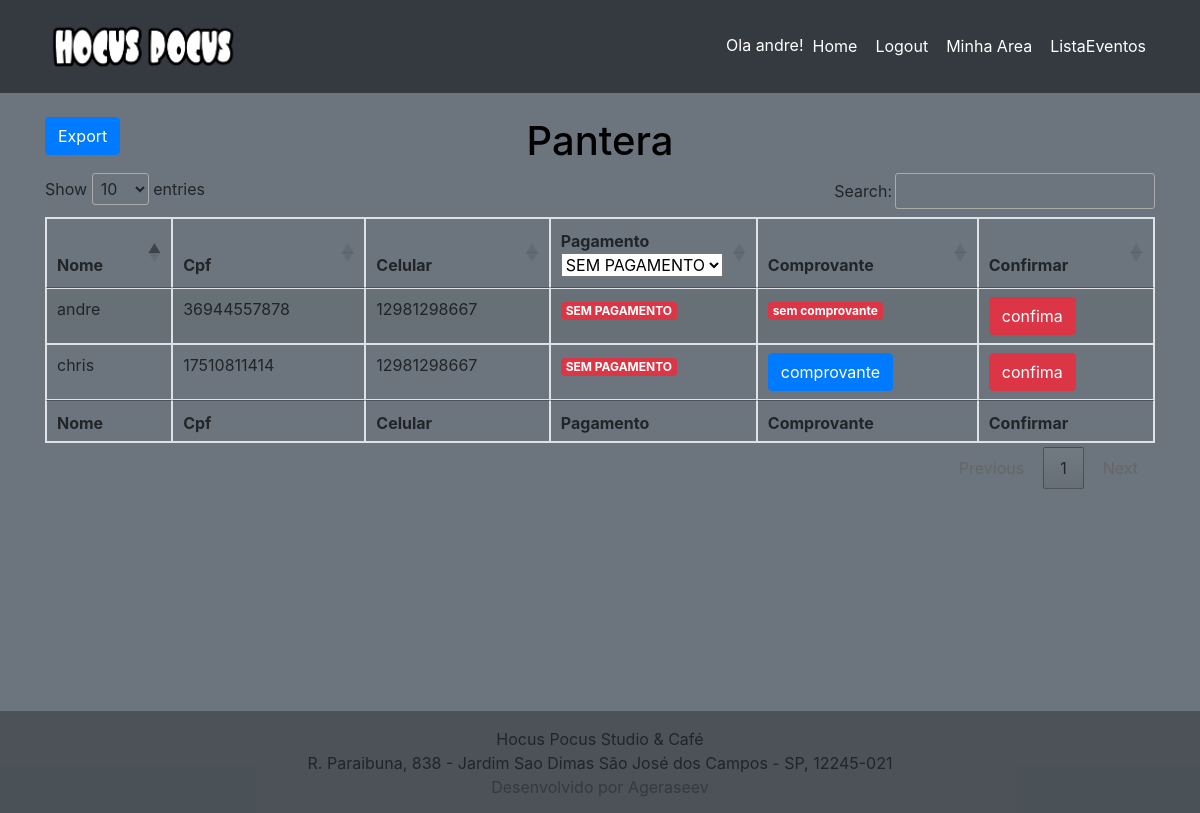
The app's page /lista (signed in), older data.
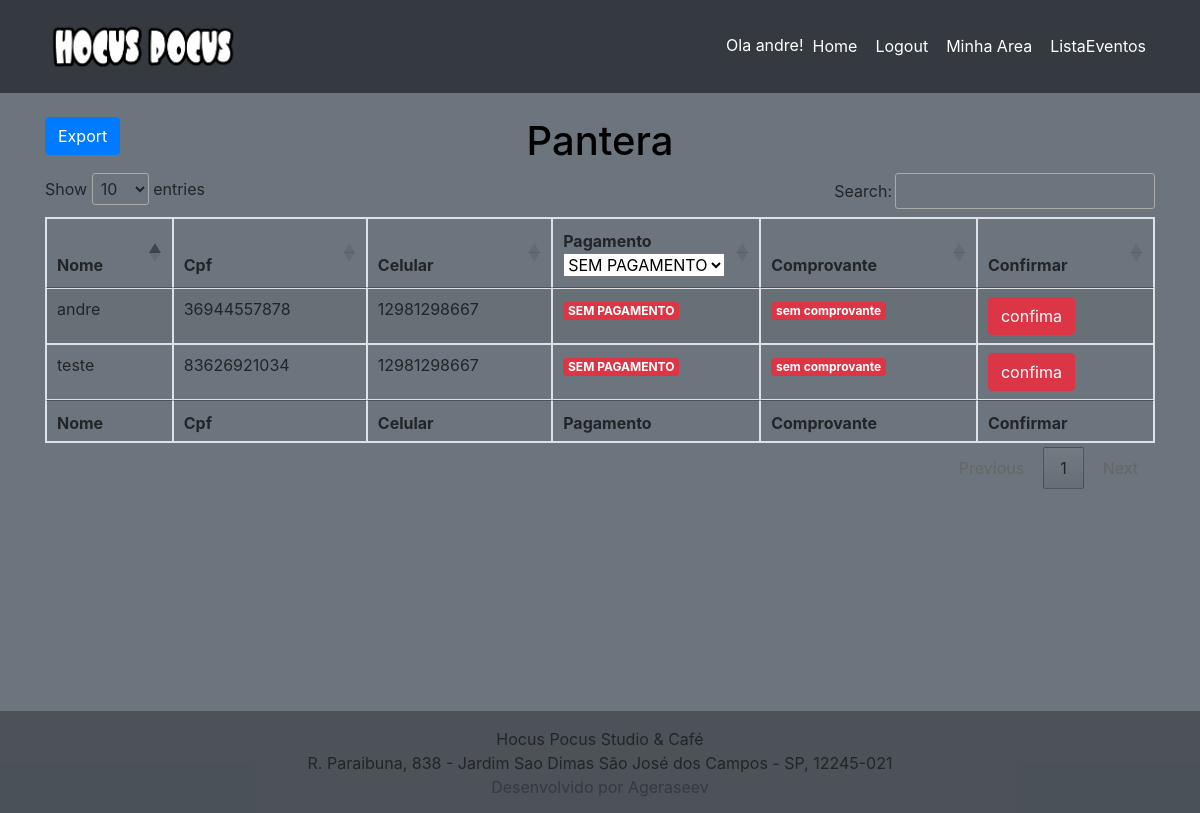
The same page, newer data.
### show/models.py (models this page shows, shortened)
class Show(models.Model):
    titulo_show = models.CharField(max_length=100, )
    descricao_show = models.CharField(max_length=300)
    horario_do_show = models.CharField(max_length=100, null=True)
    data_do_show = models.DateField(null=True)
    banner = models.ImageField(upload_to='static/banners', blank=True)
    quadrado = models.ImageField(upload_to='static/banners', blank=True)
    publicada = models.BooleanField(default=False)
    pix = models.BooleanField(default=False)
    carrocel = models.BooleanField(default=False)

class NomeLista(models.Model):
    sem_registro = models.ForeignKey(UsuarioSemRegistro, on_delete=models.CASCADE, blank=True, null= True)
    roqueiro = models.ForeignKey(Usuario, on_delete=models.CASCADE, blank=True, null= True)
    pagamento = models.BooleanField(default=False)
    comprovante = models.ImageField(upload_to='static/comprovantes', blank=True)
    lista_reserva = models.ForeignKey(Show, on_delete=models.CASCADE, blank=True, null= True,)
    class Meta:
        unique_together = ('roqueiro', 'lista_reserva')

### usuario/models.py (models this page shows, shortened)
class Usuario(models.Model):
    usuario = models.OneToOneField(User, null=True, on_delete=models.CASCADE)
    cpf = models.CharField(max_length=11)
    celular = models.CharField(max_length=12)

### show/views.py (the view)
# urls.py: path('lista', lista, name='lista'),
def lista(request, id=1):
    if request.user.is_staff:
        if request.method == 'POST':
            id = request.POST['id']
            show = request.POST['show']
            cofirmapagamento = NomeLista.objects.filter(id=id)
            cofirmapagamento.update(
                pagamento=True)
            print(show)
            return redirect('lista/'+show)
        else:
            pessoa = NomeLista.objects.filter(lista_reserva_id=id)
            show = Show.objects.filter(id=id)
            dados = {'pessoas': pessoa,
                     'show': show
            }
            return render(request, 'lista.html', dados)
    else:
        return redirect('home')

### templates/lista.html (shortened to what this page needs)
{% extends 'base.html' %}
{% load static %}
{% block content %}
<body>
<link rel="stylesheet" href="https://cdn.datatables.net/1.10.2/css/jquery.dataTables.min.css">
{% for nome_na_lista in show %}
<div class="container mt-4">
<div class="row header" style="text-align:center;color:black">
<div class="col-md-4 text-left"> <button id="export" class="btn btn-primary">Export</button> </div>
<h1 class="col-md-4 text-center">{{ nome_na_lista.titulo_show }}</h1>
</div>
<table id="example" class="table table-striped table-bordered" style="width:100%">
        <thead>
            <tr>
                <th>Nome</th>
                <th>Cpf</th>
                <th>Celular</th>
                <th>Pagamento</th>
                <th>Comprovante</th>
                <th>Confirmar</th>
            </tr>
        </thead>
        <tbody>
            {% for area in pessoas.all %}
                                    <tr>
                                        <td> {% if area.roqueiro == None %} {{ area.sem_registro.usuario_sem_registro }}  {% else %}  {{ area.roqueiro.usuario }} {% endif %}</td>
                                        <td>{{ area.roqueiro.cpf }}  {{ area.sem_registro.cpf_sem_registro }}</td>
                                        <td>{{ area.roqueiro.celular }} {{ area.sem_registro.celular_sem_registro }}</td>
                                        {% if area.pagamento %}
                                        <td><label class="badge badge-success">PAGO</label></td>
                                        {% else %}
                                        <td><label class="badge badge-danger">SEM PAGAMENTO</label></td>
                                        {% endif %}
                                        {% if area.comprovante %}
                                        <td><a href="{% url 'comprovante' %}/{{ area.id }}"> <button class="btn btn-primary"> comprovante </button>  </a></td>
                                        {% else %}
                                        <td> <label class="badge badge-danger"  > sem comprovante </label></td>
                                        {% endif %}
                                        <form action="{% url 'lista' %}" method="POST" >
                                        <td> <button class="btn btn-danger" type="submit"> confima</button></td>
                                            </form>
                                    </tr>
            {% endfor %}
        </tbody>
        <tfoot>
            <tr>
                <th>Nome</th>
                <th>Cpf</th>
                <th>Celular</th>
                <th>Pagamento</th>
                <th>Comprovante</th>
                <th>Confirmar</th>
            </tr>
        </tfoot>
    </table>
    </div>
{% endfor %}
{% endblock %}

### templates/base.html (shortened to what this page needs)
<!DOCTYPE html>
{% load static %}
<html lang="pt">
<head>
<link rel="stylesheet" href="https://cdn.jsdelivr.net/npm/bootstrap@4.6.2/dist/css/bootstrap.min.css">
<link rel="stylesheet" href="{% static 'css/footer.css' %}">
</head>
<body class="bg-secondary">
{% include 'partials/_head.html' %}
{% block content %} {% endblock %}
{% include 'partials/_footer.html' %}
</body>
</html>

### templates/partials/_head.html (shortened to what this page needs)
{% load static %}
  <nav class="navbar navbar-expand-lg navbar-dark bg-dark " >
    <div class="container">
    <a class="navbar-brand " href="{% url 'home' %}" ><img src="{% static 'LogoHocus.png' %}" class="img-fluid " width="200"  ></a>
      <div class="collapse navbar-collapse"  id="navbarSupportedContent">
        <ul class="navbar-nav ml-auto" style="text-align: center">
            {% if user.is_authenticated %}
            <li class="nav-item badge-dark mt-2"> Ola {{ user.username }}! </li>
          <li class="nav-item active ">
            <a class="nav-link btn  btn-dark " href="{% url 'home' %}">Home </a>
          </li>
            <li class="nav-item active">
              <a class="nav-link btn  btn-dark " href="{% url 'logout' %}">Logout</a></li>
              <li class="nav-item active">
                <a class="nav-link btn  btn-dark " href="{% url 'dashboard' %}">Minha Area</a></li>
          {% endif %}
          {% if request.user.is_staff %}
          <li class="nav-item active ">
            <a class="nav-link btn btn-dark" href="{% url 'listaevento' %}">ListaEventos</a></li>
          {% endif %}
        </ul>
      </div>
    </div>
  </nav>

### templates/partials/_footer.html (shortened to what this page needs)
{% load static %}
  <div class="wrapper">
  </div>
  <footer class="footer">
  <div class="text-center p-3" style="background-color: rgba(0, 0, 0, 0.3);">
    Hocus Pocus Studio & Café<br>
    R. Paraibuna, 838 - Jardim Sao Dimas
    São José dos Campos - SP, 12245-021<br>
    <a class="text-dark" href="https://linkedin.com/in/andregeraseev">Desenvolvido por Ageraseev</a>
  </div>
  </footer>

### static/css/footer.css (style rules this page uses)
html, body { height: 100%; margin: 0; }
.wrapper { max-height: 30%; min-height: 15%; margin-bottom: 100px; }
.footer, .push { height: 0px; }

Row changes from the older to the newer data that the page shows:
removed NomeLista: roqueiro.usuario "chris", roqueiro.cpf "17510811414", roqueiro.celular "12981298667", pagamento "SEM PAGAMENTO"
added NomeLista: roqueiro.usuario "teste", roqueiro.cpf "83626921034", roqueiro.celular "12981298667", pagamento "SEM PAGAMENTO", comprovante "sem comprovante"
